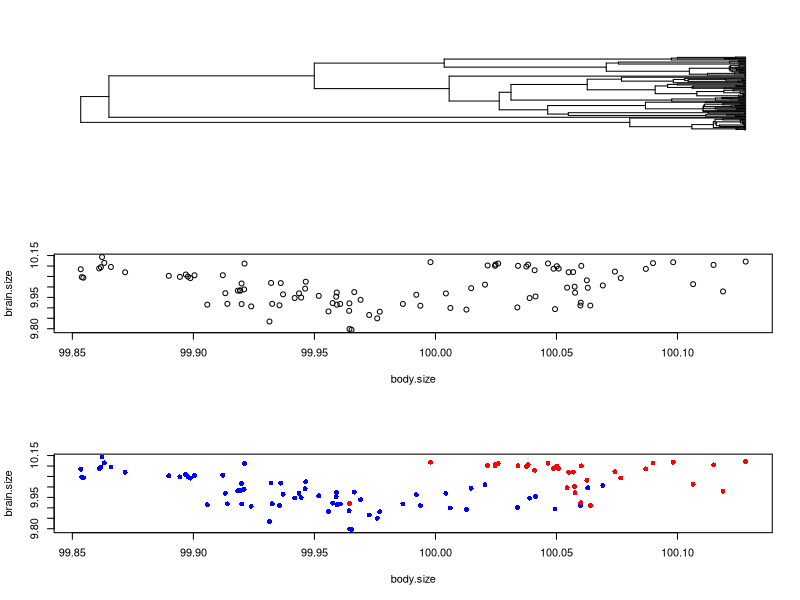

This chart was generated by the following R code:
library(ape)
set.seed(2)
tree <- rcoal(100)
tree$edge.length <- tree$edge.length/max(branching.times(tree))
par(mfcol=c(3,1))
plot(tree, show.tip.label = F)
set.seed(7)
body.size <- rTraitCont(phy = tree, model = "BM", root.value = 100)
brain.size <- rTraitCont(phy = tree, model = "BM", root.value = 10)
plot(brain.size~body.size)
fit <- lm(brain.size~body.size)
summary(fit)
plot(brain.size~body.size, col=c(rep("blue",68),rep("red",32)),pch=16)
fit2 <- lm(brain.size[69:100]~body.size[69:100])
summary(fit2)
